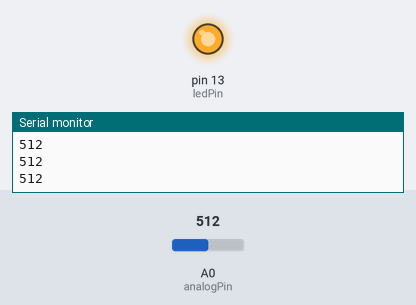
This sketch was run on a simulated Arduino Uno, built with avr-gcc and run on an emulated ATmega328P. Shown: output pins drawn as LEDs (lit = HIGH), the last lines printed to the serial monitor. Inputs (shaded band) come from the test bench; at power-on: A0 (analogPin) = 512.

Above: at 1.2 s.
1.3 s: A0 (analogPin) set to 409
2.8 s: A0 (analogPin) set to 390
At 3.2 s:
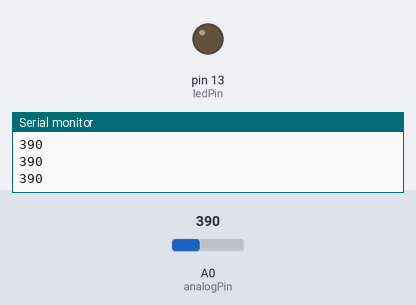
4.3 s: A0 (analogPin) set to 410
At 5.4 s:
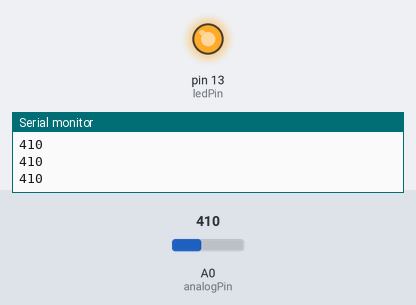
5.8 s: A0 (analogPin) set to 306
At 6.6 s:
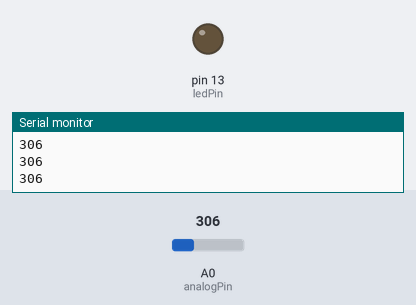
Timing chart, 0 to 8.3 s (numbered marks = the images above; inputs shaded):
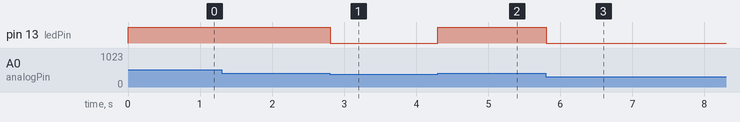

Measured:
- the behaviour switches between 401 and 400 on A0 (analogPin) (found by bisection; images 0 and 1)
- after the input at 2.8 s, pin 13 (ledPin): HIGH → LOW at once
- after the input at 4.3 s, pin 13 (ledPin): LOW → HIGH at once
- after the input at 5.8 s, pin 13 (ledPin): HIGH → LOW at once

The sketch:

ifelse.ino
```cpp
const int analogPin = A0;
const int ledPin = 13;
const int threshold = 400;   // variabel ini digunakan untuk membandingkan nilai antara variabel analogPin dengan threshold.

void setup() {
  pinMode(ledPin, OUTPUT);
  Serial.begin(9600);    //bagian ini digunakan untuk set serial monitor pada baud rate 9600.
}

void loop() {
  int analogValue = analogRead(analogPin);   //variabel analogValue akan menampung isi nilai dari variabel analogPin,, dengan sistem pembacaan analog.
  if (analogValue > threshold) {           //jika nilai dari variabel analogValue lebih besar dari nilai variabel threshold, maka :
    digitalWrite(ledPin, HIGH);          // ledPin berlogika high atau nyala
  } else {                           // kalau tidak (jika nilai dari variabel analogValue lebih kecil dari nilai variabel threshold)
    digitalWrite(ledPin, LOW);          //edPin berlogika low atau mati.
  }

  Serial.println(analogValue);    //digunakan untuk membaca hasil dari nilai variabel analogValue pada serial monitor..
  delay(1);
}
```
